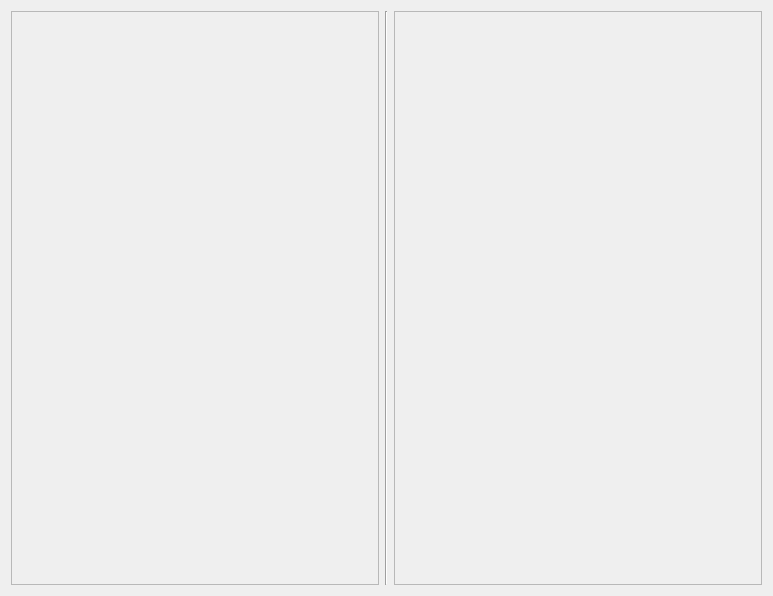
<?xml version="1.0" encoding="UTF-8"?>
<ui version="4.0">
 <class>Iocs</class>
 <widget class="QWidget" name="Iocs">
  <property name="geometry">
   <rect>
    <x>0</x>
    <y>0</y>
    <width>773</width>
    <height>596</height>
   </rect>
  </property>
  <property name="windowTitle">
   <string>Form</string>
  </property>
  <layout class="QHBoxLayout" name="horizontalLayout">
   <item>
    <widget class="QFrame" name="framel">
     <property name="frameShape">
      <enum>QFrame::StyledPanel</enum>
     </property>
     <property name="frameShadow">
      <enum>QFrame::Raised</enum>
     </property>
    </widget>
   </item>
   <item>
    <widget class="Line" name="line">
     <property name="orientation">
      <enum>Qt::Vertical</enum>
     </property>
    </widget>
   </item>
   <item>
    <widget class="QFrame" name="framer">
     <property name="frameShape">
      <enum>QFrame::StyledPanel</enum>
     </property>
     <property name="frameShadow">
      <enum>QFrame::Raised</enum>
     </property>
    </widget>
   </item>
  </layout>
 </widget>
 <resources/>
 <connections/>
</ui>
